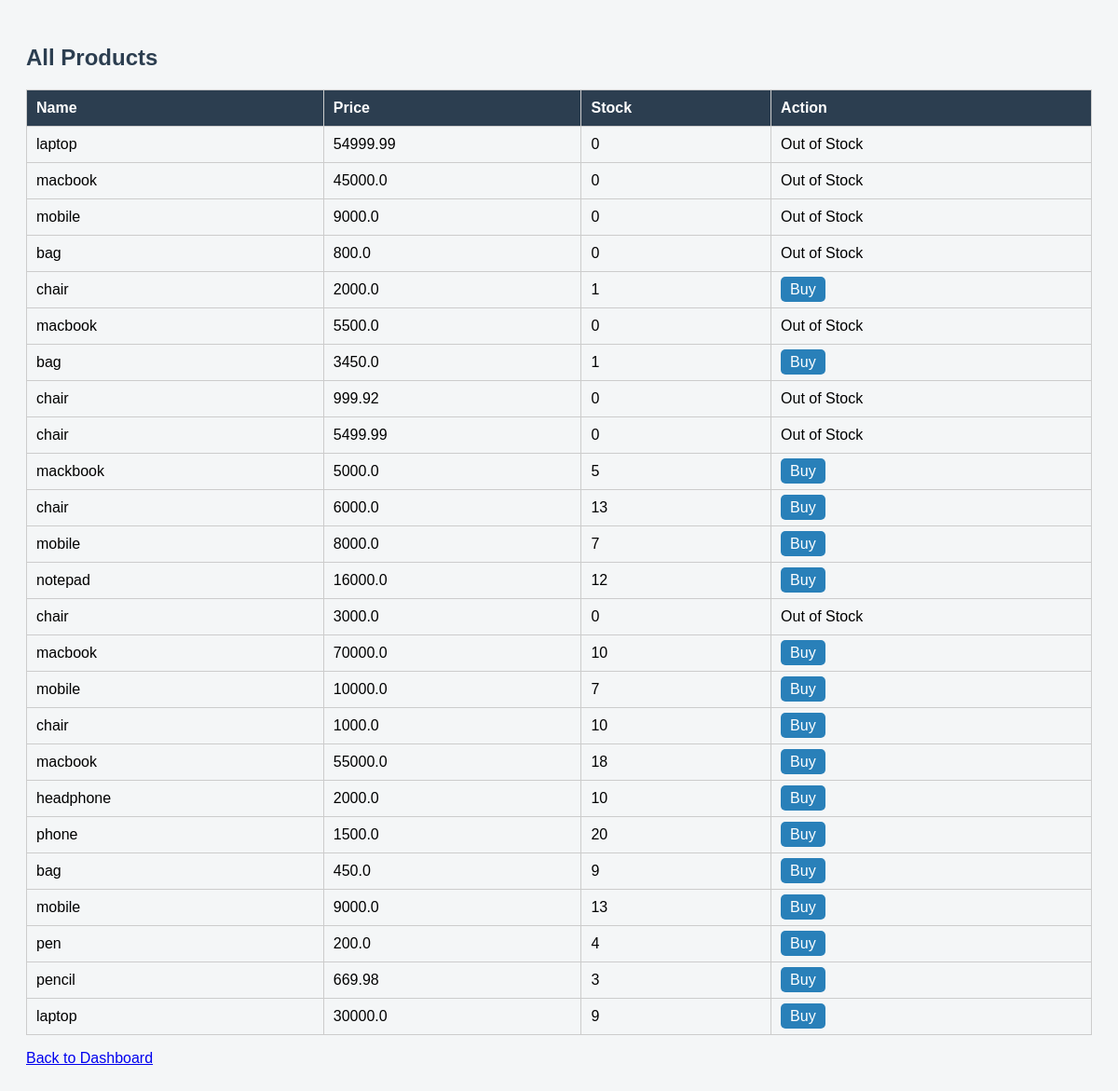
The app's page /products/ (signed in) with its own data.
### routes/products/products.py (models this page shows)
class Product(db.Model):
    __tablename__ = "Products"
    ProductID = db.Column(db.Integer, primary_key=True)
    Name = db.Column(db.String(100), nullable=False)
    Price = db.Column(db.Float, nullable=False)
    Stock = db.Column(db.Integer, nullable=False)
    SellerID = db.Column(db.Integer, db.ForeignKey("Users.UserID"), nullable=False)

### routes/products/products.py (the view)
@products_bp.route("/")
@login_required
def browse_products():
    all_products = Product.query.all()
    return render_template("products/products.html", products=all_products)

### routes/users/users.py (called while the page is built)
@login_manager.user_loader
def load_user(user_id):
    return User.query.get(int(user_id))

### templates/products/products.html (shortened to what this page needs)
<!DOCTYPE html>
<html>
<head>
</head>
<body>
    <h2>All Products</h2>
    <table>
        <tr>
            <th>Name</th>
            <th>Price</th>
            <th>Stock</th>
            <th>Action</th>
        </tr>
        {% for product in products %}
        <tr>
            {% if update_id == product.ProductID %}
                <form method="POST" action="{{ url_for('products.update_product', product_id=product.ProductID) }}">
                    <td><input type="text" name="name" value="{{ product.Name }}" required></td>
                    <td><input type="number" step="0.01" name="price" value="{{ product.Price }}" required></td>
                    <td><input type="number" name="stock" value="{{ product.Stock }}" required></td>
                    <td>
                        <button type="submit">Update</button>
                        <a class="button" href="{{ url_for('products.my_products') }}">Cancel</a>
                    </td>
                </form>
            {% else %}
                <td>{{ product.Name }}</td>
                <td>{{ product.Price }}</td>
                <td>{{ product.Stock }}</td>
                <td>
                    {% if current_user.Role == "Customer" %}
                        {% if product.Stock > 0 %}
                            <a class="button" href="{{ url_for('orders.buy_product', product_id=product.ProductID) }}">Buy</a>
                        {% else %}
                            Out of Stock
                        {% endif %}
                    {% elif current_user.Role == "Seller" and product.SellerID == current_user.UserID %}
                        <a class="button" href="{{ url_for('products.my_products', edit_id=product.ProductID) }}">Update</a>
                        <a class="button" href="{{ url_for('products.delete_product', product_id=product.ProductID) }}">Delete</a>
                    {% endif %}
                </td>
            {% endif %}
        </tr>
        {% endfor %}
    </table>
    <p><a href="{{ url_for('users.dashboard') }}">Back to Dashboard</a></p>
</body>
</html>

### templates/products/products.html (style rules this page uses)
body { font-family: Arial; background:#f4f6f7; padding:20px; }
h2 { color:#2c3e50; }
table { width:100%; border-collapse:collapse; margin-top:20px; }
th, td { border:1px solid #ccc; padding:10px; text-align:left; }
th { background:#2c3e50; color:white; }
a.button, button { padding:5px 10px; background:#2980b9; color:white; text-decoration:none; border:none; border-radius:5px; cursor:pointer; }

### records on screen
Product: Name "laptop", Price "54999.99", Stock "0", shows "Out of Stock"
Product: Name "macbook", Price "45000.0", Stock "0", shows "Out of Stock"
Product: Name "mobile", Price "9000.0", Stock "0", shows "Out of Stock"
Product: Name "bag", Price "800.0", Stock "0", shows "Out of Stock"
Product: Name "chair", Price "2000.0", Stock "1"
Product: Name "macbook", Price "5500.0", Stock "0", shows "Out of Stock"
Product: Name "bag", Price "3450.0", Stock "1"
Product: Name "chair", Price "999.92", Stock "0", shows "Out of Stock"
Product: Name "chair", Price "5499.99", Stock "0", shows "Out of Stock"
Product: Name "mackbook", Price "5000.0", Stock "5"
Product: Name "chair", Price "6000.0", Stock "13"
Product: Name "mobile", Price "8000.0", Stock "7"
Product: Name "notepad", Price "16000.0", Stock "12"
Product: Name "chair", Price "3000.0", Stock "0", shows "Out of Stock"
Product: Name "macbook", Price "70000.0", Stock "10"
Product: Name "mobile", Price "10000.0", Stock "7"
Product: Name "chair", Price "1000.0", Stock "10"
Product: Name "macbook", Price "55000.0", Stock "18"
Product: Name "headphone", Price "2000.0", Stock "10"
Product: Name "phone", Price "1500.0", Stock "20"
Product: Name "bag", Price "450.0", Stock "9"
Product: Name "mobile", Price "9000.0", Stock "13"
Product: Name "pen", Price "200.0", Stock "4"
Product: Name "pencil", Price "669.98", Stock "3"
Product: Name "laptop", Price "30000.0", Stock "9"
